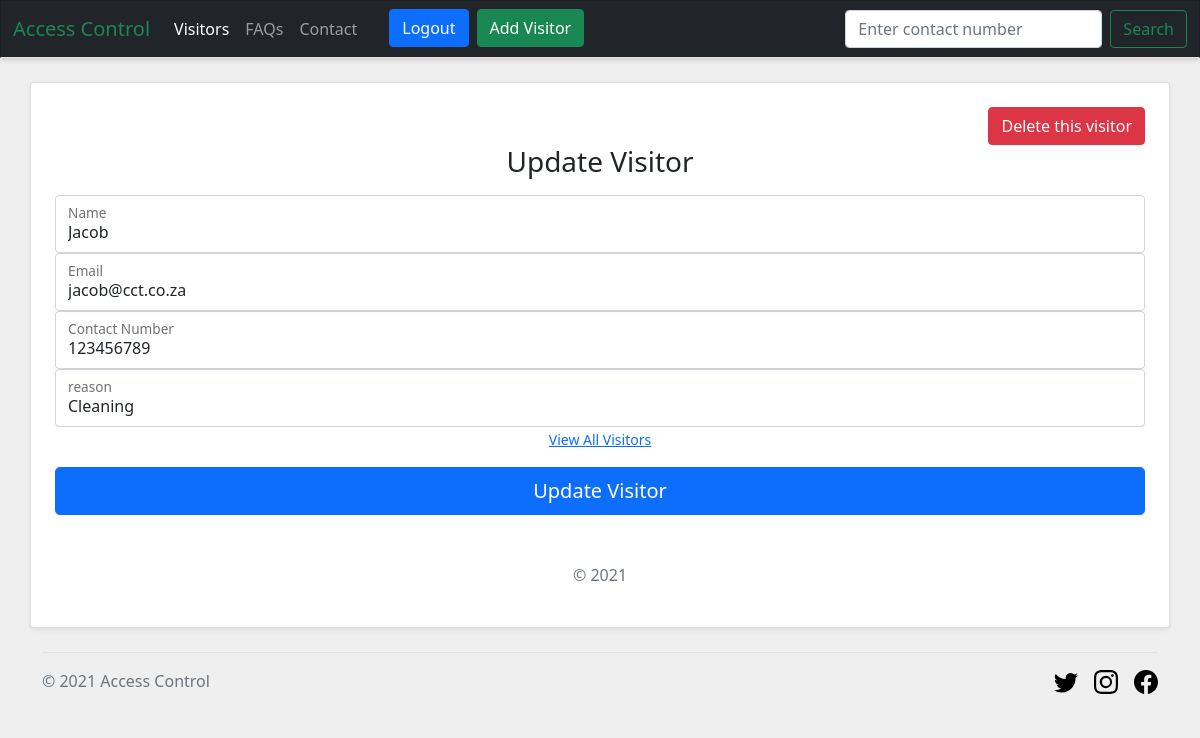
Screenshot of /edit_visitor.php?id=5 (signed in) with the database file from the repository.
### tables this page shows
CREATE TABLE `visitors` (
  `id` int(11) NOT NULL AUTO_INCREMENT,
  `name` text DEFAULT NULL,
  `email` varchar(256) DEFAULT NULL,
  `contact_number` varchar(256) DEFAULT NULL,
  `reason` text DEFAULT NULL,
  `time_of_entry` timestamp NOT NULL DEFAULT current_timestamp(),
  `time_of_exit` datetime DEFAULT NULL,
  `created` datetime DEFAULT current_timestamp(),
  PRIMARY KEY (`id`)
);

### config/db.php (called while the page is built, shortened)
<?php
    $base_url = "http://" . $_SERVER['SERVER_NAME'] . "/access-control";
?>

### edit_visitor.php (the view, shortened to what this page needs)
<?php
require_once("config/db.php");
$query_product = "SELECT * FROM `visitors` WHERE id = " . $_REQUEST['id'];
$visitor_result = mysqli_query($connection, $query_product);
?>
<?php require_once("header.php"); ?>
<section class="text-center">
    <div class="container card rounded shadow-sm my-4 p-4">
        <?php
            if($visitor_result->num_rows > 0){
                while($visitor_info = mysqli_fetch_array($visitor_result)){
        ?>
        <div>
            <form action="" method="post" id="delete_visitor_form">
                <button class="btn btn-danger float-end" name="delete_visitor" type="submit">Delete this visitor</button>
            </form>
        </div>
        <form action="" method="post" id="update_product_form">
            <h1 class="h3 mb-3 fw-normal">Update Visitor</h1>
            <div class="form-floating">
                <input type="text" class="form-control" id="name" name="name" value="<?php echo $visitor_info['name'] ?>">
                <label for="name">Name</label>
            </div>
            <div class="form-floating">
                <input type="email" class="form-control" id="email" name="email" value="<?php echo $visitor_info['email'] ?>">
                <label for="email">Email</label>
            </div>
            <div class="form-floating">
                <input type="text" class="form-control" id="contact_number" name="contact_number" value="<?php echo $visitor_info['contact_number'] ?>">
                <label for="contact_number">Contact Number</label>
            </div>
            <div class="form-floating">
                <input type="text" class="form-control" id="reason" name="reason" value="<?php echo $visitor_info['reason'] ?>">
                <label for="reason">reason</label>
            </div>
            <?php }} ?>
            <div class="checkbox mb-3">
                <label>
                    <a href="<?php echo $base_url; ?>/index.php"><small>View All Visitors</small></a>
                </label>
            </div>
            <button class="w-100 btn btn-lg btn-primary" type="submit">Update Visitor</button>
            <p class="mt-5 mb-3 text-muted">© 2021</p>
        </form>
    </div>
</section>
<?php require_once("footer.php"); ?>

### resources/css/site.css (style rules this page uses)
body { background-color: #efefef !important; }

### rows the page displays
visitors: name "Jacob", email "jacob@cct.co.za", contact_number "123456789", reason "Cleaning"
